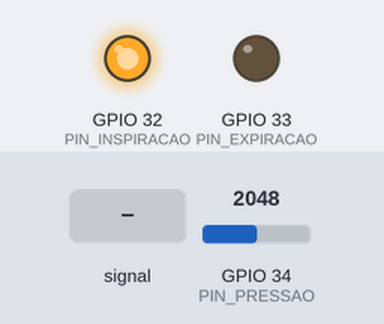
This sketch was run on a simulated ESP32. On the bench: output pins drawn as LEDs (lit = HIGH). Inputs (shaded band) come from the test bench; at power-on: GPIO 34 (PIN_PRESSAO) = 2048. What the sketch prints to the serial monitor is not drawn.

Above: at 1.2 s.
1.3 s: GPIO 34 (PIN_PRESSAO) fed a 2 Hz sine of ±1228 counts around its level
At 2.9 s:
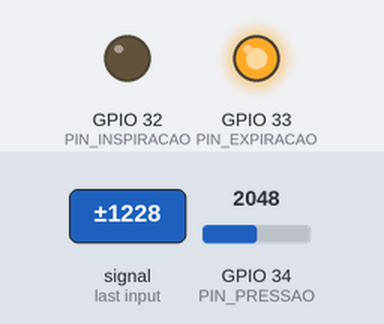
9.0 s: GPIO 34 (PIN_PRESSAO) set to 2407
At 10.0 s:
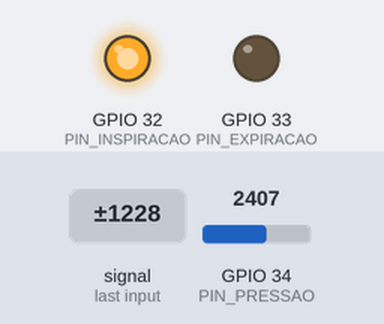
12.0 s: GPIO 34 (PIN_PRESSAO) set to 2517
At 14.3 s:
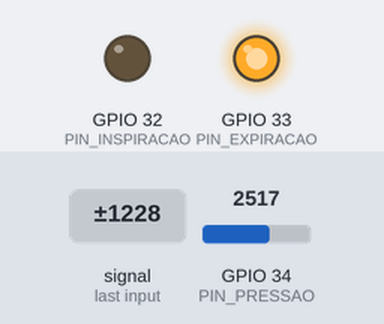
15.0 s: GPIO 34 (PIN_PRESSAO) set to 2877
18.0 s: GPIO 34 (PIN_PRESSAO) set to 3012
Timing chart, 0 to 22.0 s (numbered marks = the images above; inputs shaded):
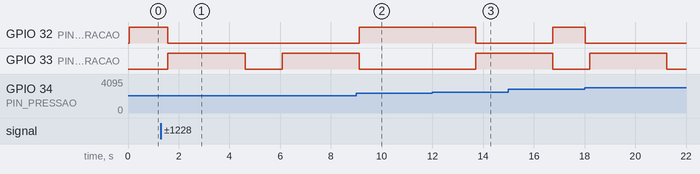

Measured:
- the behaviour switches between 2453 and 2454 on GPIO 34 (PIN_PRESSAO) (found by bisection; images 2 and 3)
- after the input at 1.3 s, GPIO 32 (PIN_INSPIRACAO): HIGH → LOW after 0.28 s; GPIO 33 (PIN_EXPIRACAO): LOW → HIGH after 0.28 s, → LOW 3.0 s later, → HIGH 1.5 s later
- after the input at 9.0 s, GPIO 32 (PIN_INSPIRACAO): LOW → HIGH after 0.12 s; GPIO 33 (PIN_EXPIRACAO): goes on until 9.1 s, then stays LOW
- after the input at 12.0 s, GPIO 32 (PIN_INSPIRACAO): HIGH → LOW after 1.7 s; GPIO 33 (PIN_EXPIRACAO): LOW → HIGH after 1.7 s

The sketch:

vent_mec_medthon_argo.ino
```cpp
/*
 * ------------------------------------------------------------------------------------------------------
 *  Arquivo : vent_mec_medthon_argo_v1.7.ino
 *  Projeto : Ventilador mecânico para o Medthon
 * ------------------------------------------------------------------------------------------------------
 * Descrição: algorítmo utilizado pelo microcontrolador ESP32 para efetuar o controle total da respiração
 * do paciente utilizando a ventilação ciclada a volume
 * ------------------------------------------------------------------------------------------------------
 * Revisões :
 *    Data        Versão  Autor            Descrição
 *    25/02/2024  1.0     Vitor Thompson   versão inicial
 *    26/02/2024  1.1     Vitor Thompson   Retirada da pressão alvo de expiração
 *    26/02/2024  1.2     Vitor Thompson   Adição da função espera
 *    26/02/2024  1.3     Vitor Thompson   Retirada da trava de seguraça da expiração
 *    27/02/2024  1.4     Laura Montenegro Conversao de cmH2O para escala do sensor
 *    27/02/2024  1.5     Leo Azevedo      Adição do Trigger
 *    27/02/2024  1.6     Vitor Thompson   Refatoração da função espera
 *    28/02/2024  1.7     Vitor Thompson   Conserto da função espera
 * ------------------------------------------------------------------------------------------------------
 */

// Parametros dos pinos do ESP32
#define PIN_EXPIRACAO  33 // Pino da válvula de expiração
#define PIN_INSPIRACAO 32 // Pino da válvula de inspiração
#define PIN_PRESSAO    34 // Pino da saída do sensor de pressão

// Parametros de pressão em centímetro de água [cmH2O]
#define INS_PRESSAO_ALVO_CMH2O 10 // Pressao alvo no final da inspiração
#define INS_PRESSAO_MAX_CMH2O  30 // Pressao máxima durante a inspiração, quando ultrapassada ativa a válvula de expiração imediatamente
#define EXP_PRESSAO_ALVO_CMH2O 3  // Pressao alvo no final da expiração
#define EXP_PRESSAO_MIN_CMH2O  1  // Pressao mínima durante a expiração, quando abaixo dela ativa-se a válvula de inspiração imediatamente

// Parametros de pressão, valores na escala do sensor, conversão de cmH2O para a escala do sensor
#define INS_PRESSAO_ALVO ((((INS_PRESSAO_ALVO_CMH2O / 70.31) + 1.0) * 2.08) + 0.6) * ((4095) / 5)
#define INS_PRESSAO_MAX  ((((INS_PRESSAO_MAX_CMH2O / 70.31) + 1.0) * 2.08) + 0.6) * ((4095 ) / 5)
#define EXP_PRESSAO_ALVO ((((EXP_PRESSAO_ALVO_CMH2O / 70.31) + 1.0) * 2.08) + 0.6) * ((4095 * 3.2) / 51.0)
#define EXP_PRESSAO_MIN  ((((EXP_PRESSAO_MIN_CMH2O / 70.31) + 1.0) * 2.0) + 0.6) * ((1000.0 * 33.0) / 51.0)

// Parametros de tempo
#define RAZAO_I_E        1/2                               // razão entre o tempo gasto na inspiração versus o tempo gasto na expiração
#define CICLOS_POR_MIN   20                                // Quantidade de ciclos inpiração-expiração que são feitos em um minuto (normal: 14 a 20)
#define PERIODO_CICLO    (60000 / CICLOS_POR_MIN)          // [ms]
#define TEMPO_INSPIRACAO (PERIODO_CICLO * RAZAO_I_E)       // [ms]
#define TEMPO_EXPIRACAO  (PERIODO_CICLO * (1 - RAZAO_I_E)) // [ms]

void setup () {
  // Inicializa print serial
  Serial.begin  (115200);
  Serial.println("Ventilador mecanico didatico");

  // Entrada para receber a leitura do sensor
  pinMode(PIN_PRESSAO, INPUT);
  // Saida para controlar Solenoide de Expiracao
  pinMode(PIN_EXPIRACAO, OUTPUT);
  // Saida para controlar Solenoide de Inspiracao
  pinMode(PIN_INSPIRACAO, OUTPUT);
}

/*
 * Obtem a leitura do sensor de pressao, caso ela seja
 * maior que o limite máx. permitido imediatamente sai do loop.
 * Caso contrário abre a válv. de inpiração e fecha a de expiração
 * até que a pressão alvo seja atingida. Ao final, retorna o valor
 * de quanto tempo de inspiração foi gasto na abertura da válvula.
 */
unsigned long Inspiracao (unsigned long timer) {
  int trigger = 0;

  float somatorio_pressao;
  for (int n = 1; n < 200; n++) {
    somatorio_pressao += analogRead(PIN_PRESSAO);
  }
  float med_pressao = somatorio_pressao/200;

  while (trigger < 100){
    somatorio_pressao = 0;
    for (int n = 1; n < 150; n++) {
      somatorio_pressao += analogRead(PIN_PRESSAO);
    }
    med_pressao = somatorio_pressao/150.0;

    Serial.print(TEMPO_INSPIRACAO/1000.00);
    Serial.print(" ");
    Serial.print((millis() - timer)/1000.00);
    Serial.print(" - INS - P_medida: ");
    Serial.print(med_pressao);
    Serial.print(" P_alvo: ");
    Serial.println(INS_PRESSAO_ALVO);

    if (med_pressao > INS_PRESSAO_ALVO) {
      trigger++;
    }
    if (med_pressao < INS_PRESSAO_MAX) {
      digitalWrite(PIN_INSPIRACAO, HIGH);
      digitalWrite(PIN_EXPIRACAO, LOW);
    }
    else
      break;
  }
  return timer = millis() - timer;
}

/*
 * Recebe o instante de tempo atual. Abre válvula de expiração
 * até que o tempo de expiração seja atingido.
 */
void Expiracao (unsigned long timer) {
  while (((millis() - timer) < TEMPO_EXPIRACAO)) {
    Serial.print(TEMPO_EXPIRACAO/1000.00);
    Serial.print(" ");
    Serial.print((millis() - timer)/1000.00);
    Serial.print(" - EXP - ");
    Serial.println(analogRead(PIN_PRESSAO));

    digitalWrite(PIN_INSPIRACAO, LOW);
    digitalWrite(PIN_EXPIRACAO, HIGH);
  }
}

/*
 * Recebe o quanto do tempo de inspiração foi gasto dentro da
 * função de inspiração, caso o tempo for menor que o tempo de
 * inspiração, realiza o fechamento de ambas as válvulas até que
 * o tempo com as válvulas fechadas mais o tempo gasto para inspirar
 * seja correspondente ao tempo de inspiração desejado.
 */
void Espera (unsigned long timer) {
  float timer_aux = millis();

  if (timer < TEMPO_INSPIRACAO) {
    float timerEspera = 0;

    while (timerEspera < (TEMPO_INSPIRACAO - timer)) {
      Serial.print(timerEspera);
      Serial.print(" - ESPERA - ");
      Serial.println(TEMPO_INSPIRACAO - timer);

      digitalWrite(PIN_INSPIRACAO, LOW);
      digitalWrite(PIN_EXPIRACAO, LOW);

      timerEspera = millis() - timer_aux;
    }
  }
}

void loop () {
  unsigned long timer = millis();
  timer = Inspiracao(timer);
  Espera(timer);
  timer = millis();
  Expiracao(timer);
}
```
